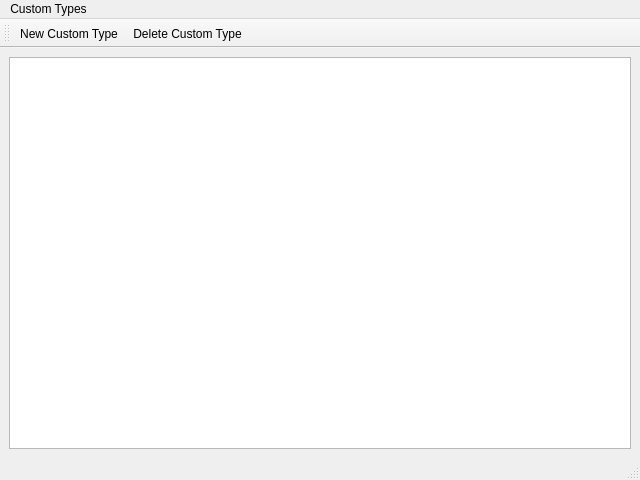
<?xml version="1.0" encoding="UTF-8"?>
<ui version="4.0">
 <class>CustomTypesWindow</class>
 <widget class="QMainWindow" name="CustomTypesWindow">
  <property name="geometry">
   <rect>
    <x>0</x>
    <y>0</y>
    <width>640</width>
    <height>480</height>
   </rect>
  </property>
  <property name="windowTitle">
   <string>Custom Types</string>
  </property>
  <widget class="QWidget" name="centralwidget">
   <layout class="QGridLayout" name="gridLayout">
    <item row="0" column="0">
     <widget class="QListView" name="listView">
      <property name="editTriggers">
       <set>QAbstractItemView::NoEditTriggers</set>
      </property>
     </widget>
    </item>
   </layout>
  </widget>
  <widget class="QMenuBar" name="menubar">
   <property name="geometry">
    <rect>
     <x>0</x>
     <y>0</y>
     <width>640</width>
     <height>21</height>
    </rect>
   </property>
   <widget class="QMenu" name="menuCustom_Types">
    <property name="title">
     <string>Custom Types</string>
    </property>
    <addaction name="actionNew_Custom_Type"/>
    <addaction name="actionEdit_Custom_Type"/>
    <addaction name="actionDelete_Custom_Type"/>
    <addaction name="separator"/>
    <addaction name="actionClose"/>
   </widget>
   <addaction name="menuCustom_Types"/>
  </widget>
  <widget class="QStatusBar" name="statusbar"/>
  <widget class="QToolBar" name="toolBar">
   <property name="windowTitle">
    <string>toolBar</string>
   </property>
   <attribute name="toolBarArea">
    <enum>TopToolBarArea</enum>
   </attribute>
   <attribute name="toolBarBreak">
    <bool>false</bool>
   </attribute>
   <addaction name="actionNew_Custom_Type"/>
   <addaction name="actionDelete_Custom_Type"/>
  </widget>
  <action name="actionNew_Custom_Type">
   <property name="icon">
    <iconset>
     <normalon>:/Media/Icons/AddUsingNamespace_6782.png</normalon>
    </iconset>
   </property>
   <property name="text">
    <string>New Custom Type...</string>
   </property>
   <property name="shortcut">
    <string>Ctrl+N</string>
   </property>
  </action>
  <action name="actionEdit_Custom_Type">
   <property name="text">
    <string>Edit Custom Type...</string>
   </property>
   <property name="shortcut">
    <string>Return</string>
   </property>
  </action>
  <action name="actionDelete_Custom_Type">
   <property name="icon">
    <iconset>
     <normalon>:/Media/Icons/RemoveUsingNamespace_10480.png</normalon>
    </iconset>
   </property>
   <property name="text">
    <string>Delete Custom Type</string>
   </property>
   <property name="shortcut">
    <string>Del</string>
   </property>
  </action>
  <action name="actionClose">
   <property name="text">
    <string>Close</string>
   </property>
   <property name="shortcut">
    <string>Esc</string>
   </property>
  </action>
 </widget>
 <resources/>
 <connections>
  <connection>
   <sender>actionClose</sender>
   <signal>triggered()</signal>
   <receiver>CustomTypesWindow</receiver>
   <slot>close()</slot>
   <hints>
    <hint type="sourcelabel">
     <x>-1</x>
     <y>-1</y>
    </hint>
    <hint type="destinationlabel">
     <x>399</x>
     <y>299</y>
    </hint>
   </hints>
  </connection>
 </connections>
</ui>
